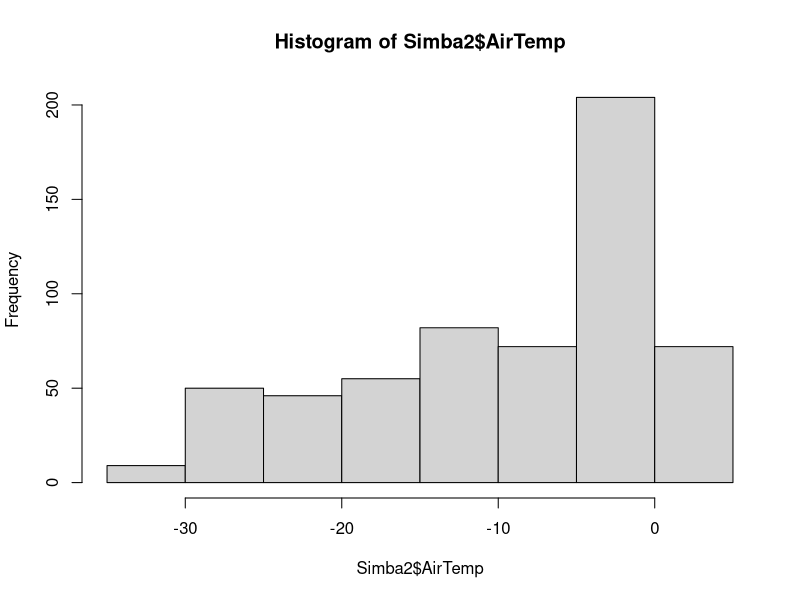
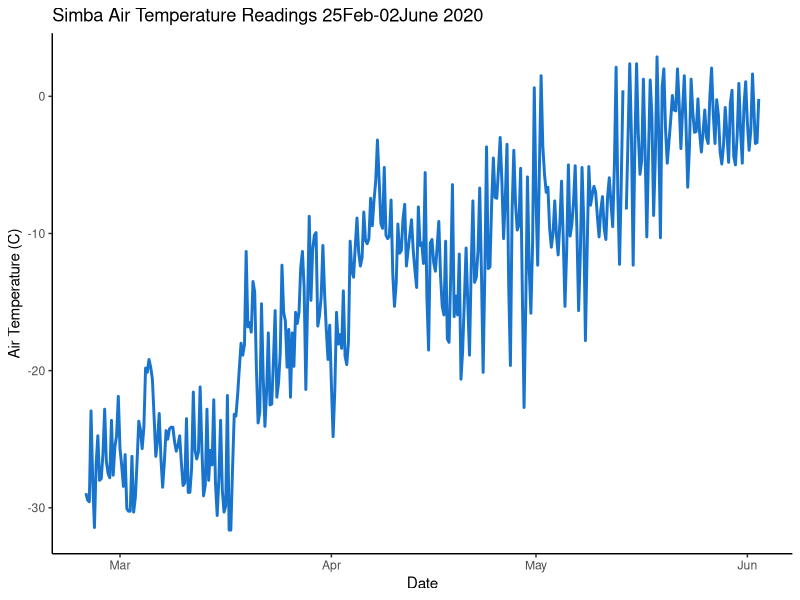
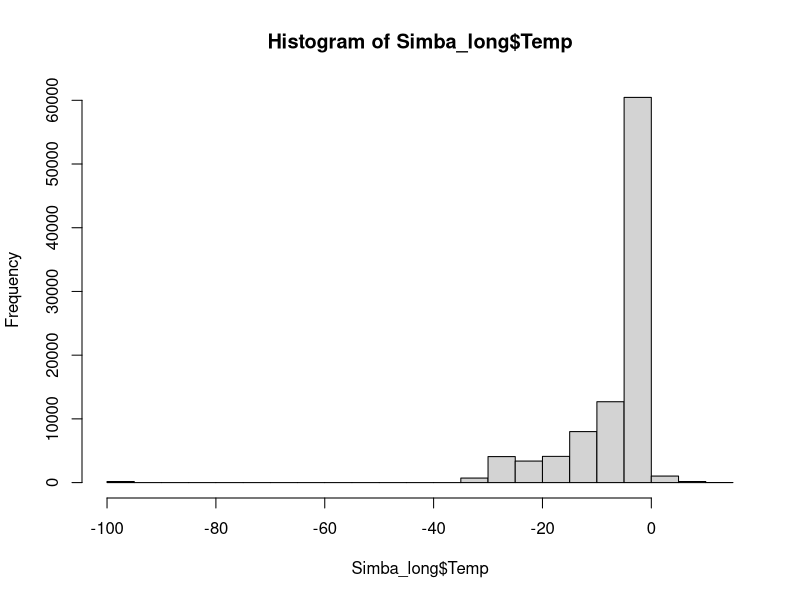
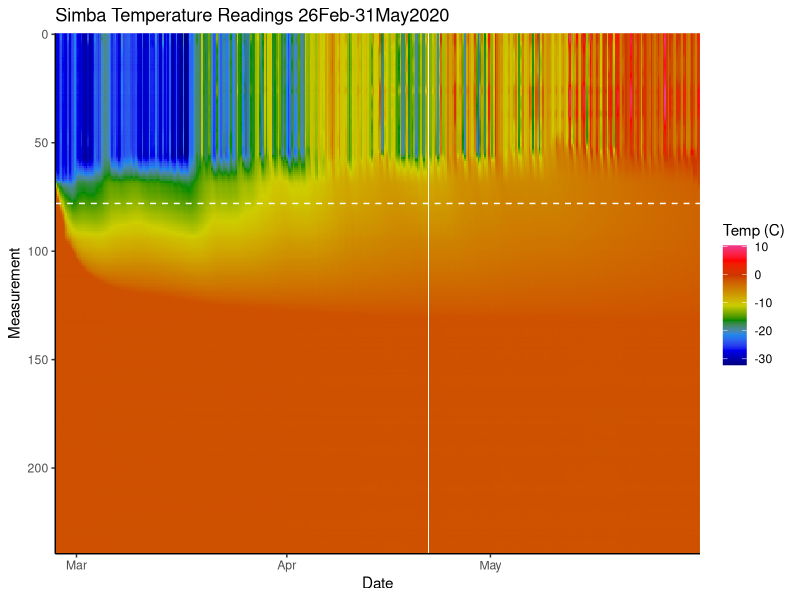
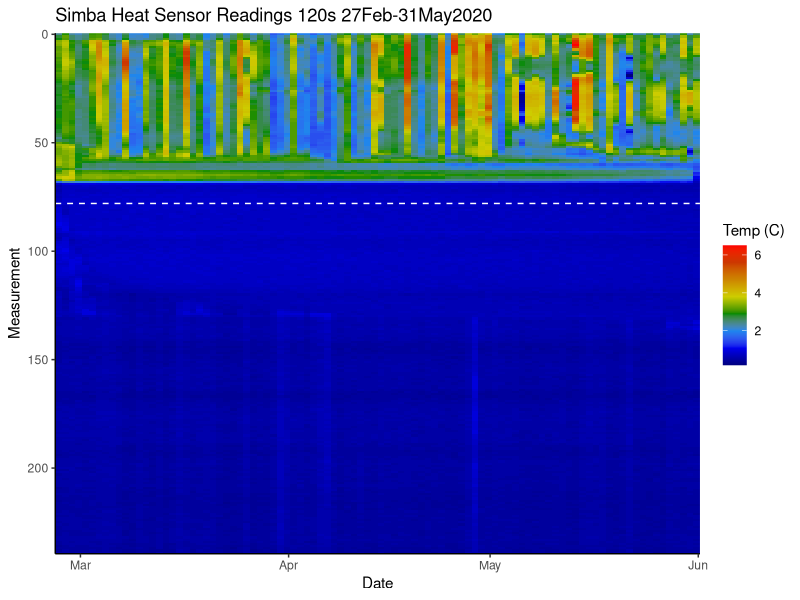
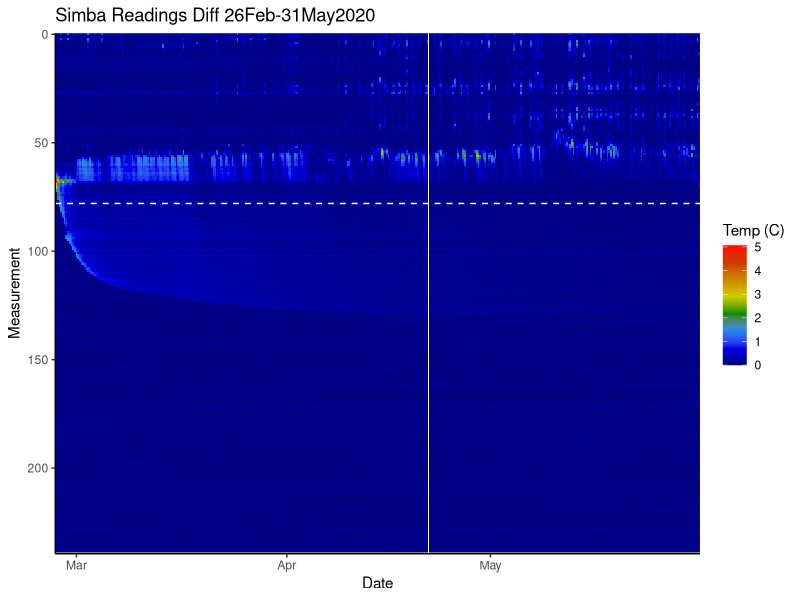
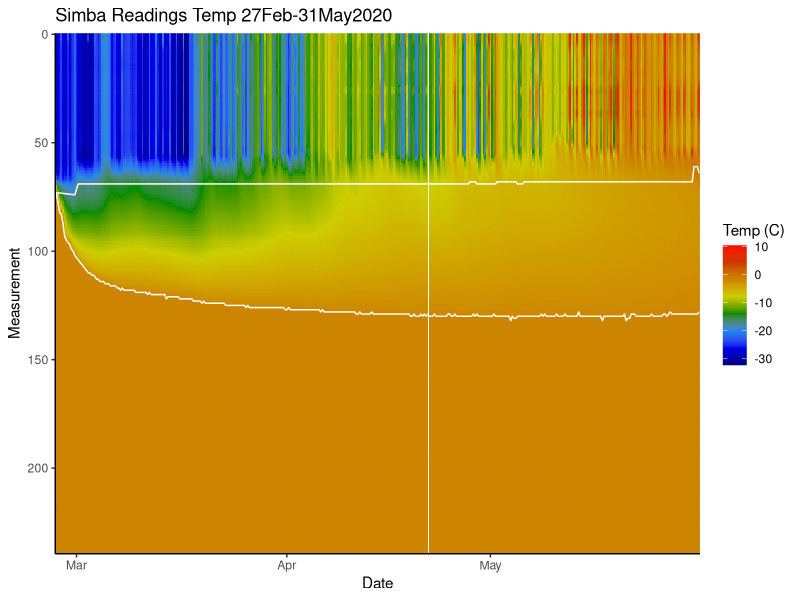
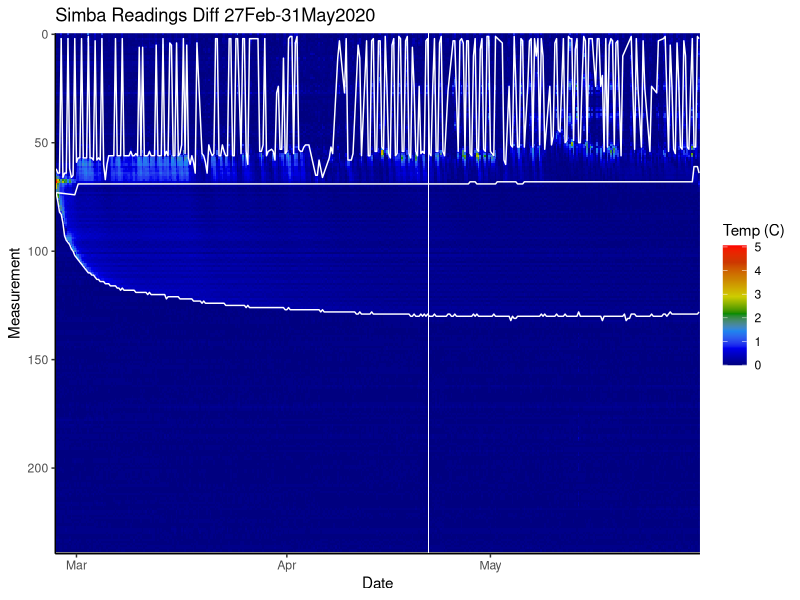

The R source for these figures, in order:
## ---- chunk 1
knitr::opts_chunk$set(echo = TRUE)
## ---- chunk 2
library(tidyverse)
library(lubridate) #makes it easier to deal with date/times
#get data from github
#Simba<-read_csv(url("https://raw.githubusercontent.com/jchawarski/ITO_Qik2020/main/SIMBA/uit0201td_2020-11-04_14-21-24.csv"))
#or get from project folder
Simba<-read_csv("SimbaData_UIT0201.csv")
str(Simba)
## ---- chunk 3
Simba$SendTime2<-dmy_hm(Simba$SendTime,tz="UTC")

min(Simba$SendTime2) 
max(Simba$SendTime2)  #only goes through beginning of June, malfunctioned bc in melt pond
Simba2<-Simba %>% filter(SendTime2 > "2020-02-24 18:00:00")

## ---- chunk 4
AirTemp<-Simba2 %>% filter(msgtype==10) %>% select(AirTemp, SendTime2)
hist(Simba2$AirTemp) #just quickly looking I don't really see any outliers
summary(AirTemp$AirTemp)
max(Simba2$AirTemp, na.rm = T)
AirTemp_plot<-ggplot(AirTemp, aes(SendTime2, AirTemp)) + 
  geom_line(color="dodgerblue3", size=1)+
  theme(panel.grid.major = element_blank(), panel.grid.minor = element_blank(),
        panel.background = element_blank(), axis.line = element_line(colour = "black"))+
  xlab("Date")+ylab("Air Temperature (C)")+
  labs(title="Simba Air Temperature Readings 25Feb-02June 2020")
plot(AirTemp_plot)

## ---- chunk 5
#look at rest of temperature sensors
Simba_long<-Simba2 %>% filter(msgtype==10) %>% select(SendTime2, 12:251)
#need to convert from wided df to long
Simba_long<-Simba_long %>% pivot_longer(
                                        cols=2:241,
                                        names_to="Measurement",
                                        values_to="Temp")
hist(Simba_long$Temp) #some -90s values I think
summary(Simba_long$Temp) #hmmm max 10 seems incorrect if max air temp was ~2.5C...and 720 NAs

#looking at some of the values from the sensors
Simba_NA<-Simba_long %>% filter(is.na(Temp)) %>% group_by(SendTime2) %>% summarise(tot=n())
#NAs in 2020-03-15, 2020-04-02, 2020-05-01, 2020-05-14....also for some reason there's extra data on the 14th at 00:00:00
#March 15th had a double at 1800 so theres still data for that time period

Simba_cold<-Simba_long %>% filter(Temp< -90) #all on the second of June which is when it stopped recording data and prob malfunctioned bc it was in an melt pond
Simba_Hot<-Simba_long %>% filter(Temp>3) #since air temp max=2.8, seems to be the end of april through june some of the sensors are quite warm
#going to make a new datset 
Simba_long2<-Simba2 %>% filter(msgtype==10) %>% select(SendTime2, 12:251)
#so really cold temps to -30 through T241 on feb 25th and 26th but not 27th, which makes me think it was out of the water until the 27th
Simba_long2<- Simba_long2 %>% filter(SendTime2 > "2020-02-26 18:00:00" & SendTime2< "2020-05-31 21:00:00")
summary(Simba_long2$SendTime2)
#first going to get rid of those duplicated rows on the 14th
Simba_long2<-Simba_long2[!duplicated(Simba_long2),] #gets rid of the 2 duplicates
#And the March 15th has some weird duplicate as well for 18:00:00, one row has full set of data one row has NAs
Simba_long2<-Simba_long2 %>% filter(!(is.na(T0) & date(SendTime2)=="2020-03-15 18:00:00"))
#convert from wide to long
Simba_long2<-Simba_long2 %>% pivot_longer(
  cols=2:241,
  names_to="Measurement",
  values_to="Temp")
class(Simba_long2)
Simba_long2<-as.data.frame(Simba_long2)
## ---- chunk 6
#now what to do about the missing data...
#the zoo package can interpolate and/or extrapolate missing data
library(zoo)
#make numeric measurement variable
Simba_long2$Measurement2<-as.numeric(str_remove(Simba_long2$Measurement, "[T]"))
##
Simba_long3<- Simba_long2 %>% mutate(Date=date(SendTime2))%>% group_by(Date, Measurement2)%>% arrange(SendTime2, .by_group=T) %>%
                 mutate(Temp2=na.spline(Temp, na.rm=F)) 
#na.spline can deal with leading NAs and bc hourly temperature has a daily cycle to it typically
approxtest<-Simba_long3 %>% filter(date(SendTime2)=="2020-04-02") #so I think that worked

Simba_long3<-as.data.frame(Simba_long3)
## ---- chunk 7
ggplot(Simba_long3, aes(SendTime2, Measurement2, fill= Temp2)) + 
  geom_tile()+
  scale_fill_gradientn(colors=c("navyblue","blue2","dodgerblue2","green4","yellow3",
                                "orange3","orangered3","red","violetred2"))+
  scale_y_continuous(trans = "reverse", expand = c(0, 0)) +
  scale_x_datetime(expand=c(0,0))+
  geom_hline(yintercept=78, linetype="dashed", color = "white")+
  theme(panel.grid.major = element_blank(), panel.grid.minor = element_blank(),
        panel.background = element_blank(), axis.line = element_line(colour = "black"))+
  labs(title="Simba Temperature Readings 26Feb-31May2020", fill="Temp (C)",
       x="Date",y="Measurement")
## ---- chunk 8
Simba_heat<-Simba2 %>% filter(msgtype==14) %>% select(SendTime2, 12:251)
Simba_heat<- Simba_heat %>% filter(SendTime2 > "2020-02-26 18:00:00" & SendTime2< "2020-05-31 21:00:00")

Simba_heat<-Simba_heat %>% pivot_longer(
  cols=2:241,
  names_to="Measurement",
  values_to="Temp_14")

Simba_heat<-as.data.frame(Simba_heat)

Simba_heat$Measurement2<-as.numeric(str_remove(Simba_heat$Measurement, "[T]"))

ggplot(Simba_heat, aes(SendTime2, Measurement2, fill= Temp_14)) + 
  geom_tile()+
  scale_fill_gradientn(colors=c("navyblue","blue2","dodgerblue2","green4","yellow3",
                                "orange3","orangered3","red"))+
  scale_y_continuous(trans = "reverse", expand = c(0, 0)) +
  scale_x_datetime(expand=c(0,0))+
  geom_hline(yintercept=78, linetype="dashed", color = "white")+
  theme(panel.grid.major = element_blank(), panel.grid.minor = element_blank(),
        panel.background = element_blank(), axis.line = element_line(colour = "black"))+
  labs(title="Simba Heat Sensor Readings 120s 27Feb-31May2020", fill="Temp (C)", 
       x="Date",y="Measurement")

## ---- chunk 9
Simba_long3<-Simba_long3 %>%  group_by(SendTime2) %>% 
                 mutate(Diff=abs(Temp2 - lead(Temp2, order_by = Measurement2)))

Simba_long3<-as.data.frame(Simba_long3)

ggplot(Simba_long3, aes(SendTime2, Measurement2, fill= Diff)) + 
  geom_tile()+
  scale_fill_gradientn(colors=c("navyblue","blue2","dodgerblue2","green4","yellow3",
                                "orange3","orangered3","red"))+
  scale_y_continuous(trans = "reverse", expand = c(0, 0)) +
  scale_x_datetime(expand=c(0,0))+
  geom_hline(yintercept=78, linetype="dashed", color = "white")+
  theme(panel.grid.major = element_blank(), panel.grid.minor = element_blank(),
        panel.background = element_blank(), axis.line = element_line(colour = "black"))+
  labs(title="Simba Readings Diff 26Feb-31May2020",
       fill="Temp (C)", x="Date",y="Measurement")
## ---- chunk 10
#unfort heated temps only get taken 1time per day,but for now going to apply them to the whole day...
Simba_heat<-Simba_heat %>% mutate(Date=date(SendTime2)) %>% select(-(SendTime2))

Simba_long3<-Simba_long3 %>% mutate(Date=date(SendTime2)) %>%
  left_join(Simba_heat) 

#in Liao et al they use the mode of the bottom 30 temperatures as the water temp and the first temp colder than that is the ice bottom. However, there are often 2 values for the mode some I'm going to use max and min
BotTemps<-Simba_long3 %>% filter(Measurement2>208) %>% group_by(SendTime2) %>% summarize(Min_BotTemp=min(Temp2), Max_BotTemp=max(Temp2))

Simba_long3<-left_join(Simba_long3, BotTemps)

#Find ice bottom by searching backwards for the first temp to < the min water temp
Simba_long3<-Simba_long3 %>% group_by(SendTime2) %>% 
              arrange(SendTime2,desc(Measurement2)) %>%
              mutate(medium=case_when(Measurement2==239~"Water",
                    Temp2 >= Min_BotTemp & Temp2 <= Max_BotTemp~"Water"),
             medium=ifelse(is.na(medium) & Temp2<Min_BotTemp & lag(medium)=="Water","Ice",
                    medium),
            medium=ifelse(is.na(medium) & lag(medium)=="Ice","Ice",medium))
#doesn't fill in the missing blanks but I think that's ok, we only need to mark the interfaces

Ice_Bottom<-Simba_long3 %>% 
  group_by(SendTime2) %>% arrange(SendTime2,desc(Measurement2)) %>%
  filter(medium == "Ice" & is.na(lead(medium,2))) %>%
  filter(Measurement2==max(Measurement2))  


#Find the ice top
Simba_long3<-Simba_long3 %>%group_by(SendTime2) %>% 
  arrange(SendTime2,Measurement2) %>%
  mutate(medium=ifelse(Measurement2==0|Measurement2==-1,"Air",
                ifelse(Diff<0.4375 & Temp_14>1.5,"Air", medium)),
         medium=ifelse(is.na(medium) & Diff>=0.4375 & Measurement2<75,"Snow", medium),
         medium=ifelse(is.na(medium)& Diff<=0.1875 & lag(medium)=="Air" & Measurement2<75,"Ice",
                ifelse(is.na(medium)& Diff<=0.1875 & lag(medium)=="Snow" & Measurement2<75,"Ice",medium)))

Ice_Top<-Simba_long3 %>% 
  group_by(SendTime2) %>% arrange(SendTime2,Measurement2) %>%
  filter(medium == "Ice" & Measurement2<75) %>% filter(Measurement2==max(Measurement2)) 

#a few wonky measurements I'll need to go through and fix and a few are missing but I think that's ok bc ultimately we just want to know where the snow starts and the ice stops I think

#see what that looks like
ggplot(Simba_long3, aes(SendTime2, Measurement2, fill= Temp2)) + 
  geom_tile()+
  scale_fill_gradientn(colors=c("navyblue","blue2","dodgerblue2","green4","yellow3",
                                "orange3","orangered3","red"))+
  scale_y_continuous(trans = "reverse", expand = c(0, 0)) +
  scale_x_datetime(expand=c(0,0))+
  geom_line(data=Ice_Top, aes(x=SendTime2, y=Measurement2), size=.5,color = "white")+
  geom_line(data=Ice_Bottom, aes(x=SendTime2, y=Measurement2), size=.5,color = "white")+
  theme(panel.grid.major = element_blank(), panel.grid.minor = element_blank(),
        panel.background = element_blank(), axis.line = element_line(colour = "black"))+
 labs(title="Simba Readings Temp 27Feb-31May2020", fill="Temp (C)",
      x="Date",y="Measurement")

## ---- chunk 11
Snow<-Simba_long3 %>% filter(medium=="Snow") %>% filter(Measurement2==min(Measurement2))

ggplot(Simba_long3, aes(SendTime2, Measurement2, fill= Diff)) + 
  geom_tile()+
  scale_fill_gradientn(colors=c("navyblue","blue2","dodgerblue2","green4",
                                "yellow3","orange3","orangered3","red"))+
  scale_y_continuous(trans = "reverse", expand = c(0, 0)) +
  scale_x_datetime(expand=c(0,0))+
  geom_line(data=Ice_Top, aes(x=SendTime2, y=Measurement2), size=.5,color = "white")+
  geom_line(data=Ice_Bottom, aes(x=SendTime2, y=Measurement2), size=.5,color = "white")+
  geom_line(data=Snow, aes(x=SendTime2, y=Measurement2), size=.5,color = "white")+
  theme(panel.grid.major = element_blank(), panel.grid.minor = element_blank(),
        panel.background = element_blank(), axis.line = element_line(colour = "black"))+
  labs(title="Simba Readings Diff 27Feb-31May2020", fill="Temp (C)",
       x="Date",y="Measurement")


## ---- chunk 12
#ooof ok, so looking at siku data there was never more than 32cm of snow on the ground.
#Although not in the same location, perhaps it's safe to assume there was never >40 
#(20 sensors), so make a new snow layer with some cutoffs
Snow<-Simba_long3 %>% filter(medium=="Snow" & Measurement2>49 & lead(medium,2)=="Snow") %>% filter(Measurement2==min(Measurement2))

##still outliers in some of the layers
Layers<-as.data.frame(unique(Simba_long3$SendTime2))
Layers<-Layers %>% rename(SendTime2= `unique(Simba_long3$SendTime2)`)
Layers<-merge(Layers, Snow[,c("SendTime2", "Measurement2")], all.x=T)
Layers<-Layers %>% arrange(SendTime2) %>% mutate(Snow2=na.approx(Measurement2, na.rm=F)) %>% rename(Snow=Measurement2)
Layers<-merge(Layers, Ice_Bottom[,c("SendTime2", "Measurement2")], all.x=T)
Layers<-Layers %>% rename(Ice_Bottom=Measurement2)
Layers<-merge(Layers, Ice_Top[,c("SendTime2", "Measurement2")], all.x=T)
Layers<-Layers %>% rename(Ice_Top=Measurement2) %>%  mutate(Ice_Top2=ifelse(Ice_Top<55,NA,Ice_Top),                                                           Ice_Top2=na.approx(Ice_Top2, na.rm=F))
Layers<-Layers %>% mutate(Diff=abs(Snow2-Ice_Bottom)*2)

summ<-Simba_long3 %>% ungroup() %>%
  summarise(mean_Diff=mean(Diff,na.rm=T), sd_Diff=sd(Diff,na.rm=T), tot=n())%>%
  mutate(se_Diff=sd_Diff/(sqrt(tot))) 
0.1+(1.96*.0005)   #rather than setting values outside CI to top 95% might set to 0.5 since diff between sensors in snow=>0.4528 and those should be the greatest diff bt sensors      

Simba_long3$Diff_smooth<-with(Simba_long3, ifelse(Diff>0.4528,0.5,Simba_long3$Diff))


ggplot(Simba_long3, aes(SendTime2, Measurement2)) + 
  geom_tile(aes(fill=Diff))+
  scale_fill_gradientn(colors=c("navyblue","blue2","dodgerblue2","green4","yellow3",
                                "orange3","orangered3","red"))+
  scale_y_continuous(trans = "reverse", expand = c(0, 0)) +
  scale_x_datetime(expand=c(0,0))+
  geom_line(data=Layers, aes(x=SendTime2, y=Snow2), size=.5,color = "white")+
  geom_line(data=Layers, aes(x=SendTime2, y=Ice_Top2), size=.5,color = "white")+
  geom_line(data=Layers, aes(x=SendTime2, y=Ice_Bottom), size=.5,color = "white")+
  theme(panel.grid.major = element_blank(), panel.grid.minor = element_blank(),
        panel.background = element_blank(), axis.line = element_line(colour = "black"))+
  labs(title="Simba Readings Diff 27Feb-31May2020", fill="Temp (C)",
       x="Date",y="Measurement")


ggplot(Simba_long3, aes(SendTime2, Measurement2)) + 
  geom_tile(aes(fill=Diff_smooth))+
  scale_fill_gradientn(colors=c("navyblue","blue2","dodgerblue2","green4","yellow3",
                                "orange3","orangered3","red"))+
  scale_y_continuous(trans = "reverse", expand = c(0, 0)) +
  scale_x_datetime(expand=c(0,0))+
  geom_line(data=Layers, aes(x=SendTime2, y=Snow2), size=.5,color = "white")+
  geom_line(data=Layers, aes(x=SendTime2, y=Ice_Top2), size=.5,color = "white")+
  geom_line(data=Layers, aes(x=SendTime2, y=Ice_Bottom), size=.5,color = "white")+
  theme(panel.grid.major = element_blank(), panel.grid.minor = element_blank(),
        panel.background = element_blank(), axis.line = element_line(colour = "black"))+
  labs(title="Simba Readings Smooth Diff 27Feb-31May2020", fill="Temp Diff Smoothed (C)",
       x="Date",y="Measurement")



ggplot(Layers, aes(SendTime2, Diff)) + 
  geom_line(color="dodgerblue3", size=1)+
  theme(panel.grid.major = element_blank(), panel.grid.minor = element_blank(),
        panel.background = element_blank(), axis.line = element_line(colour = "black"))+
  xlab("Date")+ylab("Snow Ice Thickness (cm)")+
  labs(title="Simba Snow Ice Thickness 27Feb-31May2020")

## ---- chunk 13
test<-Simba_heat %>%filter(Measurement2<69)
test2<-Simba_long3 %>%filter(Measurement2<69)
Layers<-Layers %>% mutate(SnowDepth=abs(Snow2-Ice_Top2)*2, IceDepth=abs(Ice_Bottom-Ice_Top2)*2)
